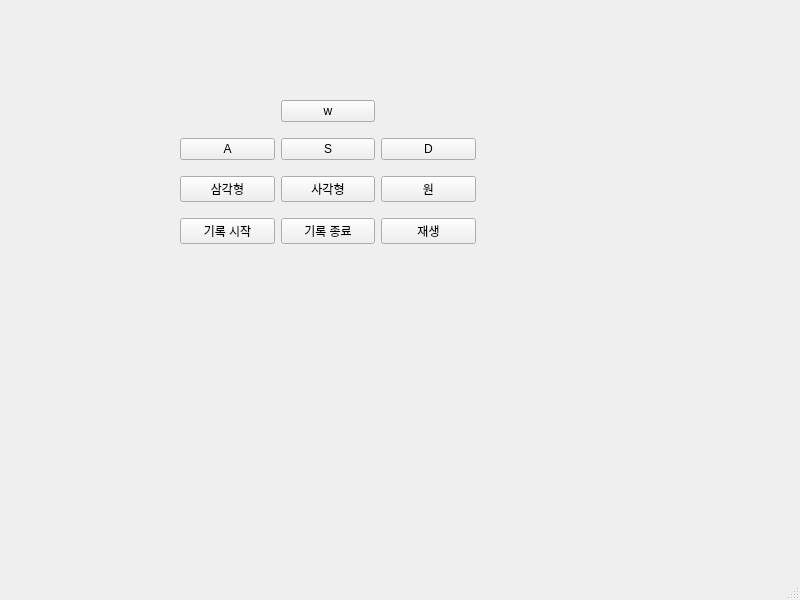
<?xml version="1.0" encoding="UTF-8"?>
<ui version="4.0">
 <class>MainWindow</class>
 <widget class="QMainWindow" name="MainWindow">
  <property name="geometry">
   <rect>
    <x>0</x>
    <y>0</y>
    <width>800</width>
    <height>600</height>
   </rect>
  </property>
  <property name="windowTitle">
   <string>MainWindow</string>
  </property>
  <widget class="QWidget" name="centralwidget">
   <widget class="QWidget" name="gridLayoutWidget">
    <property name="geometry">
     <rect>
      <x>180</x>
      <y>90</y>
      <width>296</width>
      <height>168</height>
     </rect>
    </property>
    <layout class="QGridLayout" name="gridLayout">
     <item row="1" column="2">
      <widget class="QPushButton" name="D_btn">
       <property name="text">
        <string>D</string>
       </property>
      </widget>
     </item>
     <item row="3" column="1">
      <widget class="QPushButton" name="girock_end_btn">
       <property name="text">
        <string>기록 종료</string>
       </property>
      </widget>
     </item>
     <item row="2" column="1">
      <widget class="QPushButton" name="square_btn">
       <property name="text">
        <string>사각형</string>
       </property>
      </widget>
     </item>
     <item row="3" column="0">
      <widget class="QPushButton" name="girock_str_btn">
       <property name="text">
        <string>기록 시작</string>
       </property>
      </widget>
     </item>
     <item row="2" column="0">
      <widget class="QPushButton" name="triangle_btn">
       <property name="text">
        <string>삼각형</string>
       </property>
      </widget>
     </item>
     <item row="3" column="2">
      <widget class="QPushButton" name="play_btn">
       <property name="text">
        <string>재생</string>
       </property>
      </widget>
     </item>
     <item row="0" column="1">
      <widget class="QPushButton" name="W_btn">
       <property name="text">
        <string>w</string>
       </property>
      </widget>
     </item>
     <item row="1" column="0">
      <widget class="QPushButton" name="A_btn">
       <property name="text">
        <string>A</string>
       </property>
      </widget>
     </item>
     <item row="1" column="1">
      <widget class="QPushButton" name="S_btn">
       <property name="text">
        <string>S</string>
       </property>
      </widget>
     </item>
     <item row="2" column="2">
      <widget class="QPushButton" name="circle_btn">
       <property name="text">
        <string>원</string>
       </property>
      </widget>
     </item>
    </layout>
   </widget>
  </widget>
  <widget class="QMenuBar" name="menubar">
   <property name="geometry">
    <rect>
     <x>0</x>
     <y>0</y>
     <width>800</width>
     <height>23</height>
    </rect>
   </property>
  </widget>
  <widget class="QStatusBar" name="statusbar"/>
 </widget>
 <resources/>
 <connections/>
</ui>
